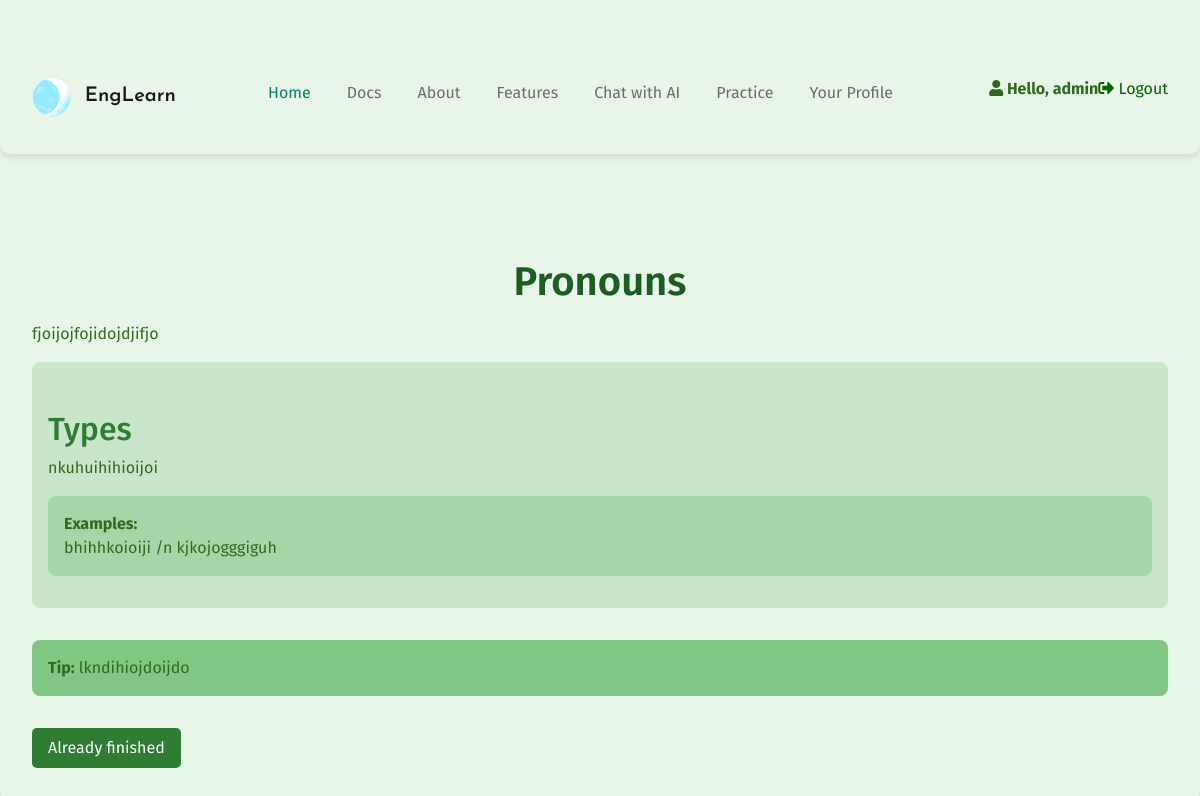
/lesson/1/ (signed in), run on the app's committed database.
### Home/models.py (models this page shows, shortened)
class Lesson(models.Model):
    name = models.CharField(max_length=255)
    description = models.TextField()
    tip = models.TextField(blank=True, null=True)

class LessonSection(models.Model):
    lesson = models.ForeignKey(Lesson, on_delete=models.CASCADE, related_name='sections')
    title = models.CharField(max_length=255)
    content = models.TextField()
    example = models.TextField(blank=True, null=True)
    order = models.IntegerField(default=0)
    class Meta:
        ordering = ['order']

### Home/views.py (the view)
# urls.py: path('lesson/<int:id>/', lesson_detail, name='lesson_detail'),
def lesson_detail(request, id):
    lesson = get_object_or_404(Lesson, id=id)
    sections = LessonSection.objects.filter(lesson=lesson).order_by('order')
    completed_lessons = LessonCompletion.objects.filter(user=request.user).values_list('lesson_id', flat=True)
    return render(request, 'lesson_detail.html', {'lesson': lesson, 'sections': sections, "completed_lessons":completed_lessons})

### templates/lesson_detail.html (shortened to what this page needs)
{% extends "base.html" %}
{% load static %}
{% block content %}
<!DOCTYPE html>
<html lang="en">
<head>
    <link rel="stylesheet" href="https://stackpath.bootstrapcdn.com/bootstrap/5.0.0-alpha2/css/bootstrap.min.css">
    <link rel="stylesheet" type="text/css" href="https://cdnjs.cloudflare.com/ajax/libs/font-awesome/5.15.3/css/all.min.css">
    <link rel="stylesheet" href="https://cdn.jsdelivr.net/npm/bootstrap-icons@1.7.2/font/bootstrap-icons.css">
    <link href="https://unpkg.com/aos@2.3.1/dist/aos.css" rel="stylesheet">
</head>
<body>
    {% include "nav.html" %}
    <div class="container">
        <h1 data-aos="fade-down">{{ lesson.name }}</h1>
        <p data-aos="fade-up">{{ lesson.description }}</p>
        {% for section in sections %}
            <div class="section" data-aos="fade-up">
                <h2 class="section-title">{{ section.title }}</h2>
                <p>{{ section.content }}</p>
                {% if section.example %}
                    <div class="example">
                        <strong>Examples:</strong><br>
                        {{ section.example|safe }}
                    </div>
                {% endif %}
            </div>
        {% endfor %}
        {% if lesson.tip %}
            <div class="callout" data-aos="fade-up">
                <strong>Tip:</strong> {{ lesson.tip }}
            </div>
        {% endif %}
        {% if lesson.id in completed_lessons %}
            <a href="{% url "lessons" %}" class="finish-button" data-aos="fade-up">Already finished</a>
        {% else %}
            <a href="{% url 'complete_lesson' lesson.id %}" class="finish-button" data-aos="fade-up">Finish</a>
        {% endif %}
    </div>
</body>
</html>
{% endblock %}

### templates/nav.html (shortened to what this page needs)
{% load static %}
<nav class="navbar navbar-expand-lg navbar-light bg-transparent">
    <div class="container">
      <a class="navbar-brand" href="index.html"><img src="{% static 'assets/img/brand.png' %}" width="40" alt="brand-logo">&nbsp; EngLearn</a>
      <div class="collapse navbar-collapse" id="navbarNavDropdown">
        <ul class="navbar-nav mx-auto">
          <li class="nav-item">
            <a class="nav-link active" aria-current="page" href="{% url "index" %}">Home</a>
          </li>
          <li class="nav-item">
            <a class="nav-link" href="{% url "lessons" %}">Docs</a>
          </li>
          <li class="nav-item">
            <a class="nav-link" href="{% url "index" %}">About</a>
          </li>
          <li class="nav-item">
            <a class="nav-link" href="{% url "features" %}">Features</a>
          </li>
          <li class="nav-item">
            <a class="nav-link" href="{% url "chat" %}">Chat with AI</a>
          </li>
          <li class="nav-item">
            <a class="nav-link" href="{% url "topic_list" %}">Practice</a>
          </li>
          <li class="nav-item">
            <a class="nav-link" href="{% url "profile" %}">Your Profile</a>
          </li>
        </ul>
        {% if request.user.is_authenticated %}
        <ul>
          <strong><i class="fas fa-user"></i> Hello, {{ request.user.username }}</strong>
      </ul>
        <ul>
          <a href="{% url 'logout' %}" style="text-decoration: none; color: darkgreen;">
            <i class="fas fa-sign-out-alt"></i> Logout
        </a>
        </ul>
        {% else %}
        <ul>
          <a href="{% url "login" %}" style="text-decoration: none; color: darkgreen;">>Login/Register</a>
        </ul>
        {% endif %}
      </div>
    </div>
  </nav>

### static/assets/css/index.css (style rules this page uses)
* { margin: 0; padding: 0; box-sizing: border-box; font-family: 'Fira Sans', sans-serif; }
:root { --darkblue: #820def; --pastelblue: #F2F7FF; --hovernav: #00b594; --lightcolor: #EBF5F3; --lightteal: #87E8D6; --gray: #6C6C6C; }
body { min-height: 100vh; overflow: overlay; }
.navbar-brand { font-family: 'Josefin Sans', sans-serif; font-weight: 600; }
.nav-item { padding-right: 20px; }
.active { color: var(--darkblue) !important; }

### static/assets/css/login.css (style rules this page uses)
*, *::before, *::after { margin: 0; padding: 0; box-sizing: border-box; }
:root { --darkblue: #018068; --main-color: #018068; --pastelblue: #F2F7FF; --lilac: #f3f0ff; --hovernav: #00b594; --aqua: #3debb7; --white: #4f6964; --rumus: #ffffff; }

### data on the page
Lesson: name "Pronouns", description "fjoijojfojidojdjifjo", tip "lkndihiojdoijdo"
LessonSection: title "Types", content "nkuhuihihioijoi", example "bhihhkoioiji /n kjkojogggiguh"

### other printed values
{{ request.user.username }} "admin"
